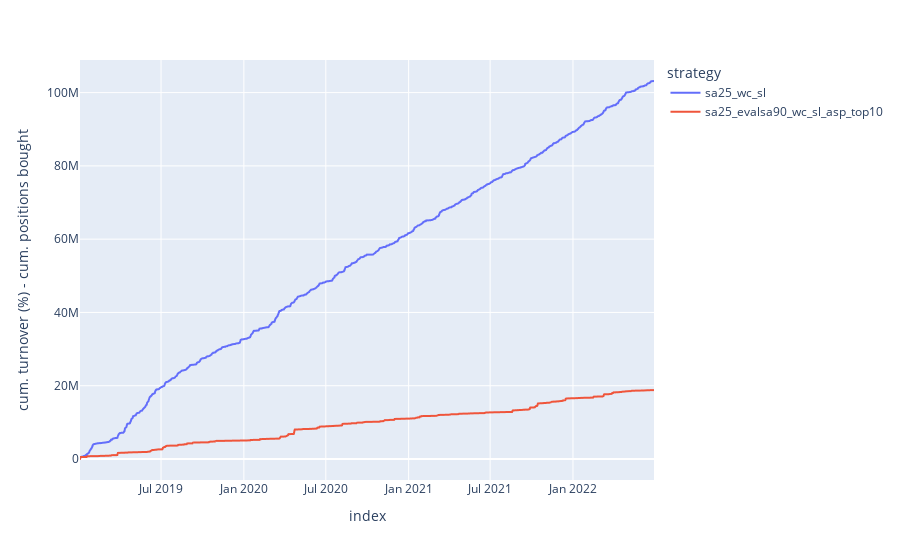

Notebook cell for this chart:
### Code cell
names = ['sa25_wc_sl','sa25_evalsa90_wc_sl_asp_top10',
         'sa25_vol10th25_top10', 'sa25_vol10th20_top10', 'sa25_vol10th15_top10']
temp_df = df_vol.loc[df_vol['strategy'].isin(names)]
fig = px.line(temp_df, x=temp_df.index, y='cum_turnover', color='strategy',
              labels={
                     "cum_turnover": "cum. turnover (%) - cum. positions bought",},
             )
fig.show()

### Figure 1 — Plotly figure (JSON) as saved in the notebook; plotly's stock layout.template omitted (floating-point values rounded to 4 significant figures; data arrays with more than 128 entries replaced by an {"elided": "..."} marker saying what was removed)
{"data": [{"hovertemplate": "strategy=sa25_wc_sl<br>index=%{x}<br>cum. turnover (%) - cum. positions bought=%{y}<extra></extra>", "legendgroup": "sa25_wc_sl", "line": {"color": "#636efa", "dash": "solid"}, "marker": {"symbol": "circle"}, "mode": "lines", "name": "sa25_wc_sl", "showlegend": true, "type": "scattergl", "x": {"elided": "847 str values"}, "xaxis": "x", "y": {"elided": "847 float values"}, "yaxis": "y"}, {"hovertemplate": "strategy=sa25_evalsa90_wc_sl_asp_top10<br>index=%{x}<br>cum. turnover (%) - cum. positions bought=%{y}<extra></extra>", "legendgroup": "sa25_evalsa90_wc_sl_asp_top10", "line": {"color": "#EF553B", "dash": "solid"}, "marker": {"symbol": "circle"}, "mode": "lines", "name": "sa25_evalsa90_wc_sl_asp_top10", "showlegend": true, "type": "scattergl", "x": {"elided": "847 str values"}, "xaxis": "x", "y": {"elided": "847 float values"}, "yaxis": "y"}], "layout": {"legend": {"title": {"text": "strategy"}, "tracegroupgap": 0}, "margin": {"t": 60}, "xaxis": {"anchor": "y", "domain": [0, 1], "title": {"text": "index"}}, "yaxis": {"anchor": "x", "domain": [0, 1], "title": {"text": "cum. turnover (%) - cum. positions bought"}}}}
